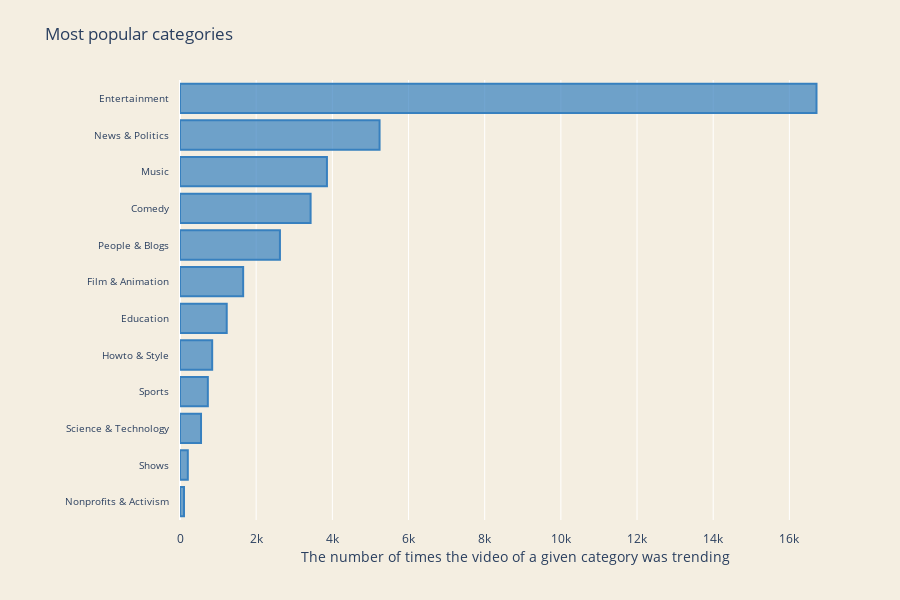

The cell this chart's notebook holds for it:
### Markdown cell above
## 2.8. Variety of topics
<a id="variety_of_topics"></a>

### Code cell
max_title_length = 30
number_of_creators = 12

top_creators = in_videos.groupby(['category'])['category'].agg(
    {"code_count": len}).sort_values(
    "code_count", ascending=False
).head(number_of_creators).reset_index()

trace1 = go.Bar(
    y = [(x if len(x) <= max_title_length else x[:max_title_length] + "...") for x in top_creators.category.values][::-1],
    x = top_creators['code_count'].tolist()[::-1],
    name = "Top categories",
    orientation = 'h',
    marker=dict(
        color='rgba(55, 128, 191, 0.7)',
        line=dict(
            color='rgba(55, 128, 191, 1.0)',
            width=2,
        )
    ),
)

data = [trace1]

layout = go.Layout(
    title = 'Most popular categories',
    width=900,
    height=600,
    margin=go.Margin(
        l=180,
        r=50,
        b=80,
        t=80,
        pad=10
    ),
    paper_bgcolor='rgb(244, 238, 225)',
    plot_bgcolor='rgb(244, 238, 225)',
    yaxis = dict(
        anchor = 'x',
        rangemode='tozero',
        tickfont=dict(
            size=10
        ),
        ticklen=1
    ), 
    xaxis = dict(
        title= 'The number of times the video of a given category was trending',
        anchor = 'x',
        rangemode='tozero'
    ), 
    legend=dict(x=0.6, y=0.07)
)

fig = go.Figure(data=data, layout=layout)
py.iplot(fig)

### Figure 1 — Plotly figure (JSON) as saved in the notebook; plotly's stock layout.template omitted (floating-point values rounded to 4 significant figures)
{"data": [{"marker": {"color": "rgba(55, 128, 191, 0.7)", "line": {"color": "rgba(55, 128, 191, 1.0)", "width": 2}}, "name": "Top categories", "orientation": "h", "type": "bar", "x": [105, 205, 552, 731, 845, 1227, 1658, 2624, 3429, 3858, 5240, 16712], "y": ["Nonprofits & Activism", "Shows", "Science & Technology", "Sports", "Howto & Style", "Education", "Film & Animation", "People & Blogs", "Comedy", "Music", "News & Politics", "Entertainment"]}], "layout": {"height": 600, "legend": {"x": 0.6, "y": 0.07}, "margin": {"b": 80, "l": 180, "pad": 10, "r": 50, "t": 80}, "paper_bgcolor": "rgb(244, 238, 225)", "plot_bgcolor": "rgb(244, 238, 225)", "title": {"text": "Most popular categories"}, "width": 900, "xaxis": {"anchor": "x", "rangemode": "tozero", "title": {"text": "The number of times the video of a given category was trending"}}, "yaxis": {"anchor": "x", "rangemode": "tozero", "tickfont": {"size": 10}, "ticklen": 1}}}
